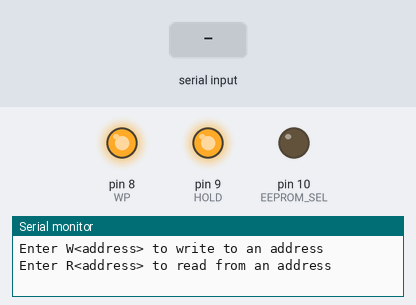
A sketch run on a simulated Arduino Uno, built with avr-gcc and run on an emulated ATmega328P. Parts: output pins drawn as LEDs (lit = HIGH), the last lines printed to the serial monitor. The inputs (shaded band) are chosen by the test bench.

Above: at 1.2 s.
1.3 s: "R90\n" received over Serial
2.8 s: "W" received over Serial
5.3 s: "5\n" received over Serial
At 7.5 s:
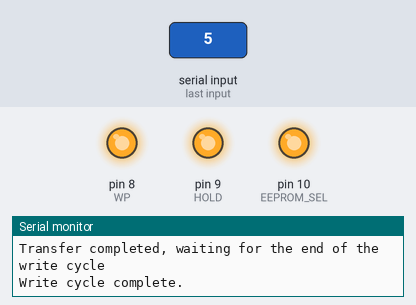
7.8 s: "R,45\n" received over Serial
At 9.1 s:
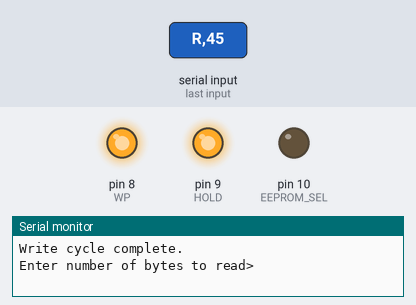
Timing chart, 0 to 10.8 s (numbered marks = the images above; inputs shaded):
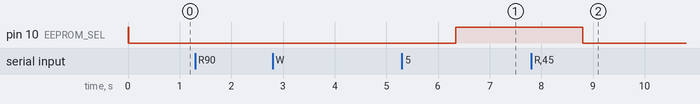

Measured:
- after the input at 5.3 s, pin 10 (EEPROM_SEL): LOW → HIGH after 1.0 s
- after the input at 7.8 s, pin 10 (EEPROM_SEL): HIGH → LOW after 1.0 s

The sketch:

SPI_EEPROM_demo.ino
```cpp
#include <SPI.h>

// pins
#define EEPROM_SEL 10
#define WP         8
#define HOLD       9

// op codes
#define WREN  6
#define WRDI  4
#define RDSR  5
#define WRSR  1
#define READ  3
#define WRITE 2

// other constants
#define BUFLEN 128
#define MAXADDR 65000

void setup() {
  SPI.begin();
  SPI.setBitOrder(MSBFIRST);
  SPI.setDataMode(SPI_MODE0);
  Serial.begin(9600);
  pinMode(EEPROM_SEL, OUTPUT);
  pinMode(WP, OUTPUT);
  pinMode(HOLD, OUTPUT);
  digitalWrite(EEPROM_SEL, HIGH);
  digitalWrite(HOLD, HIGH);
  digitalWrite(WP, HIGH);
  Serial.println("Enter W<address> to write to an address");
  Serial.println("Enter R<address> to read from an address");
  digitalWrite(EEPROM_SEL, LOW);              // start the write operation
  SPI.transfer(WREN);                         // enable the write operation
  SPI.transfer(WRSR);                         // write to the status register
  SPI.transfer(0x81);                         // disable write protection
  digitalWrite(EEPROM_SEL, LOW);
}

void loop() {
  char c;
  byte s, count;
  char buf[BUFLEN];
  int i = 0, flag = -1;
  uint16_t address;

  if (Serial.available()) {
    c = Serial.read();
  } else {return;}

  if (c == 'W') {
    address = Serial.parseInt();                // grab the address from the serial input
    if (address > MAXADDR) address = MAXADDR;   // bound the address
    Serial.print("Enter data to write>");       // give us a prompt
    while (!Serial.available());                // wait for the start of the string to write
    count = Serial.readBytesUntil('\0', buf, BUFLEN);   // read in the input string
    digitalWrite(EEPROM_SEL, LOW);              // start the write operation
    SPI.transfer(WREN);                         // enable the write operation
    SPI.transfer(WRSR);                         // write to the status register
    SPI.transfer(0x81);                         // disable write protection
    digitalWrite(EEPROM_SEL, LOW);
    digitalWrite(EEPROM_SEL, LOW);              // start the write operation
    SPI.transfer(WREN);                         // send the write enable byte
    digitalWrite(EEPROM_SEL, HIGH);             // end the transfer
    delay(1);
    digitalWrite(EEPROM_SEL, LOW);              // start the write operation
    SPI.transfer(WRITE);                        // send the write command
    SPI.transfer((char)(address >> 8));                 // send the high byte of the address
    SPI.transfer((char)(address & 0xff));               // send the low byte of the address
    while ((buf[i] != '\0') && (i < BUFLEN) && (i < count)) {  // transfer all the bytes until the end of the buffer or a terminating null
      SPI.transfer(buf[i]);
      Serial.write(buf[i]);
      i++;
    }
    digitalWrite(EEPROM_SEL, HIGH);             // end the transfer
    Serial.println("");
    Serial.println("Transfer completed, waiting for the end of the write cycle");
    while (flag) {
      digitalWrite(EEPROM_SEL, LOW);
      SPI.transfer(RDSR);
      s = SPI.transfer(0xff);
      digitalWrite(EEPROM_SEL, HIGH);
      flag = (s & 1);
      delay(10);
    }
    Serial.println("Write cycle complete.");
  } else if (c == 'R') {
    address = Serial.parseInt();                // grab the address from the serial input
    if (address > MAXADDR) address = MAXADDR;   // bound the address
    Serial.print("Enter number of bytes to read>"); // give us a prompt
    while (!Serial.available());                // wait for the start of the string to write
    count = Serial.parseInt();                  // get the number of bytes to read
    if (count > BUFLEN) count = BUFLEN;         // bound the number of bytes to get
    digitalWrite(EEPROM_SEL, LOW);              // start the write operation
    SPI.transfer(READ);                         // send the read command
    SPI.transfer((char)(address >> 8));                 // send the high byte of the address
    SPI.transfer((char)(address & 0xff));               // send the low byte of the address
    i = 0;
    while (i < count) {
      Serial.write(SPI.transfer(0x00));
      i++;
    }
    Serial.println("");

  }

}
```
